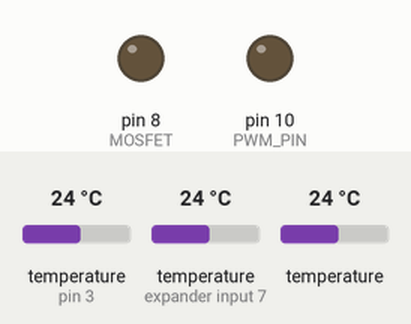
A sketch run on a simulated Arduino Uno, built with avr-gcc and run on an emulated ATmega328P. Parts: output pins drawn as LEDs (lit = HIGH). The test bench sets the inputs (shaded band); at power-on: temperature (sensors on pin 3, expander input 7) 24 °C, temperature 24 °C.

Above: at 4.2 s.
4.3 s: temperature (sensor on pin 3) set to 34.1 °C
5.8 s: temperature (sensor on pin 3) set to 35.3 °C
At 7.3 s:
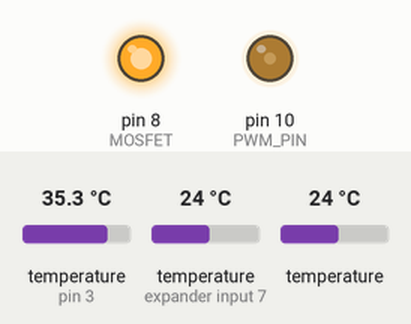
8.4 s: temperature (sensor on expander input 7) set to 41 °C
At 8.8 s:
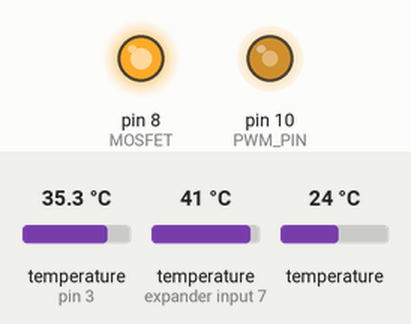
10.0 s: temperature (sensor on expander input 7) set to 12 °C
At 10.4 s:
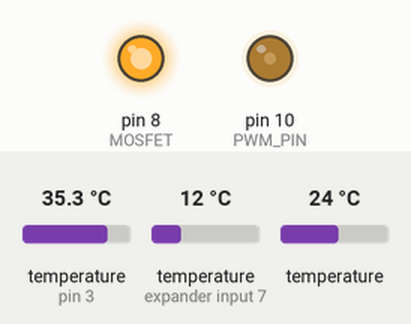
11.5 s: temperature (sensor 203) set to 36 °C
At 12.0 s:
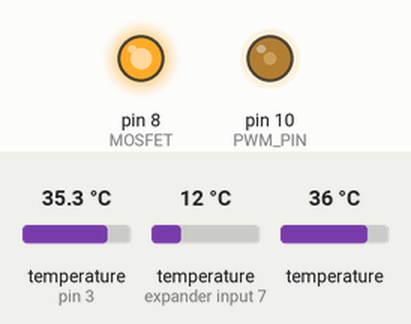
13.1 s: temperature (sensor 203) set to 41 °C
At 13.6 s:
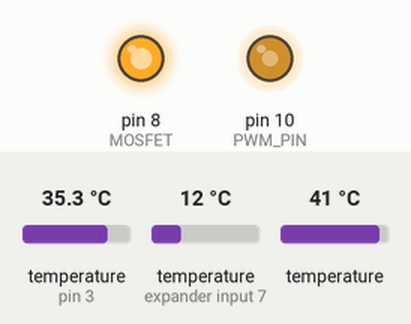
Timing chart, 0 to 15.7 s (numbered marks = the images above; inputs shaded):
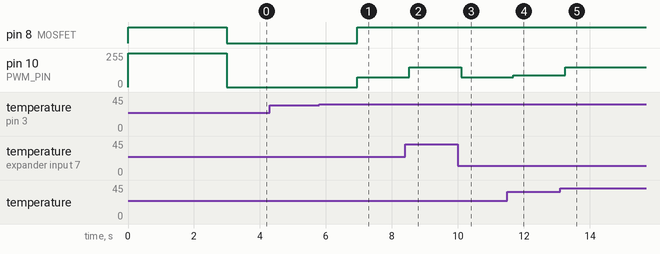

Measured:
- the behaviour switches between 34.9 and 35 °C on temperature (sensor on pin 3) (found by bisection; images 0 and 1)
- after the input at 4.3 s, every drawn part: stays the same
- after the input at 5.8 s, pin 8 (MOSFET): LOW → HIGH after 1.1 s; pin 10 (PWM_PIN): 0/255 → 75/255 after 1.1 s
- after the input at 8.4 s, pin 10 (PWM_PIN): 75/255 → 147/255 after 0.12 s
- after the input at 10.0 s, pin 10 (PWM_PIN): 147/255 → 75/255 after 0.10 s
- after the input at 11.5 s, pin 10 (PWM_PIN): 75/255 → 87/255 after 0.18 s
- after the input at 13.1 s, pin 10 (PWM_PIN): 87/255 → 147/255 after 0.15 s

The sketch:

Batterie_L_ftersteuerung.ino
```cpp
#include <TimerOne.h>
#include <OneWire.h>
#include <DallasTemperature.h>
#include <stdlib.h>
//#############################################################
#define ONE_WIRE_BUS 3      // Data wire is plugged into pin 3 on the Arduino
#define MAX 1023
#define MIN 300
#define AKKU_MIN 35
#define AKKU_MAX 50
//#############################################################
long int Faktor = 1000000;
long int Frequenz = 1000; //Frequenz in Hertz
int Periode = 0; //Periodendauer in uS
int Temperatur_Akkus_1 = 0;
int Temperatur_Akkus_2 = 0;
int Temperatur_Akkus_3 = 0;
int Temperatur_Akkus_Max = 0;
int Temperatur_Akkus_Min = 0;
int Sollwert = 0;
//#############################################################
int PWM_PIN = 10; //Gibt PWM aus
int MOSFET = 8;   //Schaltet Lüfter frei
//#############################################################
uint8_t Temperatursensor_Akkus_1[8] = { 0x28, 0x8A, 0x63, 0x79, 0xA2, 0x00, 0x03, 0x04 };
uint8_t Temperatursensor_Akkus_2[8] = { 0x28, 0x8E, 0x62, 0x79, 0xA2, 0x00, 0x03, 0x15 };
uint8_t Temperatursensor_Akkus_3[8] = { 0x28, 0x45, 0xB5, 0x79, 0xA2, 0x00, 0x03, 0x7D };
//#############################################################

// Setup a oneWire instance to communicate with any OneWire devices
// (not just Maxim/Dallas temperature ICs)
OneWire oneWire(ONE_WIRE_BUS);
// Pass our oneWire reference to Dallas Temperature.
DallasTemperature sensors(&oneWire);

void setup() {
  // put your setup code here, to run once:
  Periode = Faktor / Frequenz;
  pinMode(PWM_PIN, OUTPUT);
  pinMode(MOSFET, OUTPUT);
  Timer1.initialize(Periode);
  Timer1.start();
  digitalWrite(MOSFET, HIGH);
  Timer1.pwm(PWM_PIN, MAX);
  delay(3000);
  digitalWrite(MOSFET, LOW);
  Timer1.pwm(PWM_PIN, 0);
}

void loop() {
  // put your main code here, to run repeatedly:
  if (Min_Akku_Temperatur_erfragen ()<= 0) {  //Fehler des Temperatursensors
    digitalWrite(MOSFET, HIGH);
    Sollwert = MAX;
    Timer1.pwm(PWM_PIN, Sollwert);
  }
  else if (Max_Akku_Temperatur_erfragen ()>= AKKU_MIN) { //Kühlung einschalten, normales Verhalten
    digitalWrite(MOSFET, HIGH);
    Sollwert = map(Temperatur_Akkus_Max, AKKU_MIN, AKKU_MAX, MIN, MAX);
    Sollwert = constrain(Sollwert, MIN,MAX);
    Timer1.pwm(PWM_PIN, Sollwert);
  }
  else if (Max_Akku_Temperatur_erfragen ()< AKKU_MIN){                              //Kühlung nicht notwendig
    digitalWrite(MOSFET, LOW);
    Sollwert = 0;
    Timer1.pwm(PWM_PIN, Sollwert);
  }
  //Testfunktion();
  //delay(5000);
}
```

Batterie_L_ftersteuerung_Akkutemperatur.ino
```cpp
int Max_Akku_Temperatur_erfragen () {
  sensors.requestTemperatures(); // Send the command to get temperatures
  Temperatur_Akkus_1 = sensors.getTempC(Temperatursensor_Akkus_1);
  Temperatur_Akkus_2 = sensors.getTempC(Temperatursensor_Akkus_2);
  Temperatur_Akkus_3 = sensors.getTempC(Temperatursensor_Akkus_3);
  int Temperatur_Akkus_temp = max (Temperatur_Akkus_1, Temperatur_Akkus_2);
  Temperatur_Akkus_Max = max (Temperatur_Akkus_temp, Temperatur_Akkus_3);
  return Temperatur_Akkus_Max;
}

int Min_Akku_Temperatur_erfragen () {
  sensors.requestTemperatures(); // Send the command to get temperatures
  Temperatur_Akkus_1 = sensors.getTempC(Temperatursensor_Akkus_1);
  Temperatur_Akkus_2 = sensors.getTempC(Temperatursensor_Akkus_2);
  Temperatur_Akkus_3 = sensors.getTempC(Temperatursensor_Akkus_3);
  int Temperatur_Akkus_temp = min (Temperatur_Akkus_1, Temperatur_Akkus_2);
  Temperatur_Akkus_Min = min (Temperatur_Akkus_temp, Temperatur_Akkus_3);
  return Temperatur_Akkus_Min;
}
```

Batterie_Lftersteuerung_Test.ino
```cpp
void Testfunktion () {
  Serial.begin(9600);
  Serial.print("Funktion Maximale Akkutemperatur");
  Serial.println(Max_Akku_Temperatur_erfragen());
  Serial.print("Funktion Minimale Akkutemperatur");
  Serial.println(Min_Akku_Temperatur_erfragen());
  Serial.print("Zustand MOSFET");
  Serial.println(digitalRead(MOSFET));
  Serial.print("Wert Lüfter");
  Serial.println(Sollwert);
  Serial.end();
}
```
